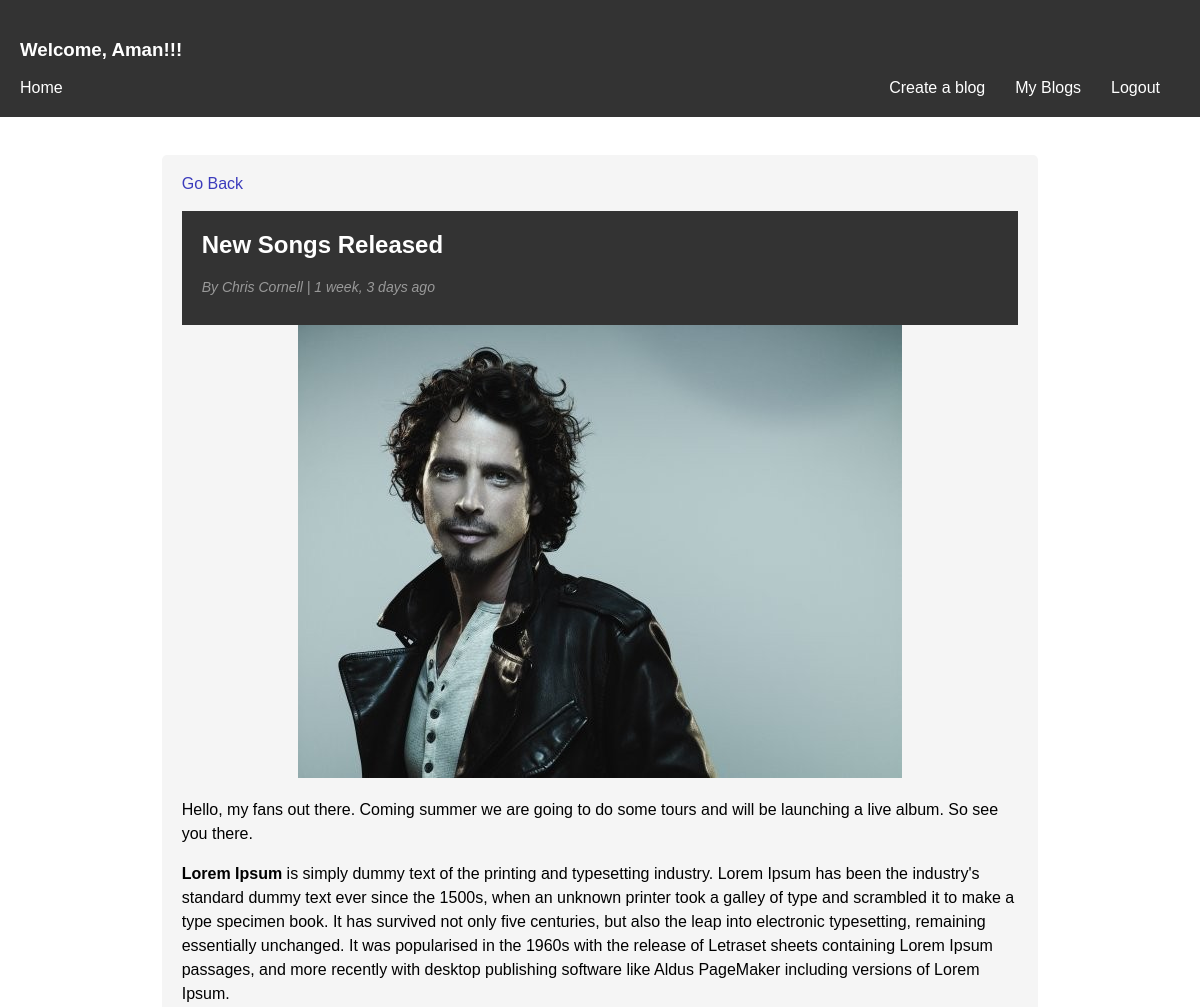
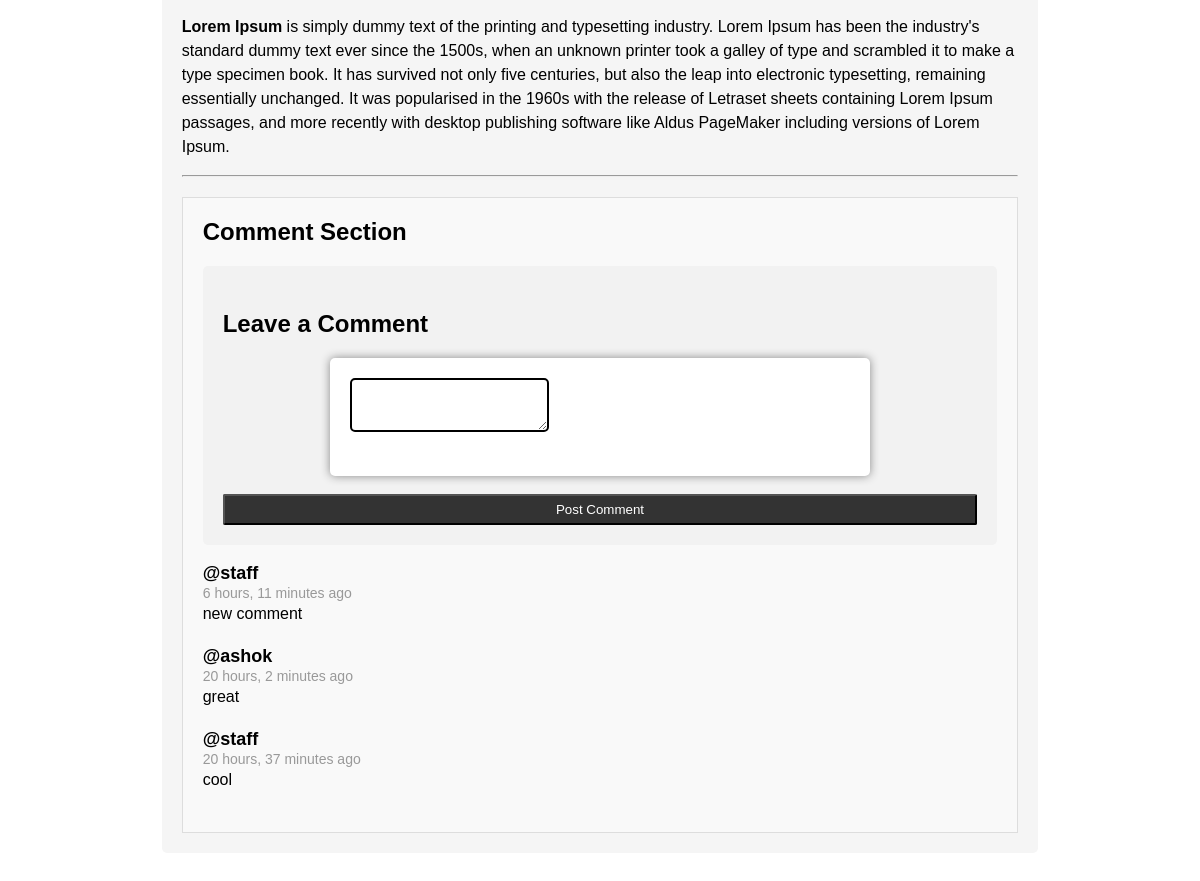
Page /article/027a6121-a382-4bb2-81b1-5813f990954c/ (signed in) on the committed database (2 pictures, top to bottom).
### blogs/models.py (models this page shows, shortened)
class Post(models.Model):
    title = models.CharField(max_length=255)
    author  = models.ForeignKey(User, on_delete=models.CASCADE)
    featured_image = models.ImageField(null=True,blank=True)
    body = RichTextField(blank=True,null=True)
    created = models.DateTimeField(auto_now_add=True)
    id = models.UUIDField(default=uuid.uuid4,unique=True,primary_key=True,editable=False)
    class Meta:
        ordering = ['-created']

class Comment(models.Model):
    post = models.ForeignKey(Post,related_name="comments",on_delete=models.CASCADE)
    name = models.ForeignKey(User, on_delete=models.CASCADE)
    body = models.TextField()
    created = models.DateTimeField(auto_now=True)
    id = models.UUIDField(default=uuid.uuid4,unique=True,primary_key=True,editable=False)
    class Meta:
        ordering = ['-created']

### blogs/views.py (the view, shortened to what this page needs)
# urls.py: path('article/<str:pk>/',views.BlogPost,name='detail-article'),
def BlogPost(request,pk):
    post = Post.objects.get(id=pk)
    context = {'post' : post}
    return render(request,'blogs/detail-article.html',context)

### blogs/templates/blogs/detail-article.html (shortened to what this page needs)
{% extends 'base.html' %}
{% block content %}
<main>
<article class="post">
  <a class="" href="{% url 'home' %}">Go Back</a>
  <br>
  <br>
  <header>
    <h1 class="post-title">{{ post.title }}</h1>
    <p class="post-meta">By {{ post.author.first_name }}
        {{ post.author.last_name }} | {{ post.created|timesince}} ago
    </p>
  </header>
  {% if post.featured_image %}
  <div class="post-image">
    <img src="{{ post.featured_image.url }}" alt="Blog post image">
  </div>
  {% endif %}
<div class="post-content">
<p>{{post.body|safe}}</p>
</div>
<hr>
<div class="comment">
    <h2>Comment Section</h2>
    {% if request.user.is_authenticated %}
    <div class="comment-form">
        <h3>Leave a Comment</h3>
        <form method="POST">
          <div class="form-group">
            <textarea id="comment" name="comment" required></textarea>
          </div>
          <br>
          <button type="submit">Post Comment</button>
        </form>
    </div>
    <br>
    {% else %}
    <small><a href="{% url 'login' %}">Log in to comment</a></small>
    <br>
    <br>
    {% endif %}
    {% for comment in post.comments.all %}
    <ul>
      <li>
        <div class="comment-meta">
          <div class="comment-author">
            <h4>@{{comment.name}}</h4>
            <span class="comment-date">{{comment.created|timesince}} ago</span>
          </div>
        </div>
        <p>{{ comment.body }}</p>
      </li>
    </ul>
    {% endfor%}
</div>
</article>
</main>
{% endblock %}

### templates/navbar.html
<header>
    {% if user.is_authenticated %}
    <h3>Welcome, {{request.user|capfirst}}!!!</h3>
    {% endif %}
    <a class="home-nav" style="color:white;font-size:16px;float:left;text-decoration:none;" href="{% url 'home' %}">Home</a></small>
    <nav>
        <ul>
            {% if user.is_authenticated %}
            <li><a href="{% url 'create-article' %}">Create a blog</a></li>
            <li><a href="{% url 'user-blogs' %}">My Blogs</a></li>
            <li><a href="{% url 'logout' %}">Logout</a></li>
            {% else %}
            <li><a href="{% url 'login' %}">Login/Sign Up</a>
            {% endif %}
        </ul>
    </nav>
</header>

### static/styles/main.css (style rules this page uses)
body { font-family: Arial, sans-serif; margin: 0; padding: 0; }
header { background-color: #333; color: #fff; padding: 20px; }
nav { display: flex; justify-content: right; align-items: center; }
nav ul { list-style: none; margin: 0; padding: 0; display: flex; }
nav li { margin-right: 10px; }
nav a { color: #fff; text-decoration: none; padding: 10px; border-radius: 5px; }
h2 { margin-top: 0; }
button { background-color: #333; color: #fff; height: 31px; border-radius: 2px; }
main { padding: 20px; display: flex; justify-content: center; }
a { text-decoration: none; color: rgb(59, 59, 188); }
.post { background-color: #f5f5f5; padding: 20px; border-radius: 5px; margin-bottom: 20px; width: 836.6px; height: auto; }
.post-title { margin-top: 0; }
.post-meta { margin-bottom: 10px; font-style: italic; font-size: 14px; color: #999; }
.post-image { margin-bottom: 20px; display: flex; justify-content: center; }
.post-image img { max-width: 100%; }
.post-content { line-height: 1.5; }
.form-group { background-color: #fff; padding: 20px; border-radius: 5px; box-shadow: 0px 0px 10px #888; width: 500px; margin: 0 auto; }
.comment { margin-top: 20px; padding: 20px; background-color: #f9f9f9; border: 1px solid #ddd; }
.comment h3 { margin-bottom: 10px; font-size: 24px; font-weight: bold; }
.comment ul { list-style: none; padding: 0; margin: 0; }
.comment li { margin-bottom: 20px; }
.comment-meta { display: flex; align-items: center; }
.comment-author h4 { margin: 0; font-size: 18px; font-weight: bold; }
.comment-date { font-size: 14px; color: #999; }
.comment p { margin: 0; font-size: 16px; line-height: 1.5; }
.comment-form { background-color: #f2f2f2; padding: 20px; margin-top: 20px; border-radius: 5px; }
.comment-form h3 { font-size: 24px; margin-bottom: 20px; }
.comment-form form { display: flex; flex-direction: column; }
.comment-form input, .comment-form textarea { padding: 10px; margin-bottom: 20px; border-radius: 5px; border: 2px solid black; }
.comment-form button[type="submit"] { cursor: pointer; }

### rows in the picture
Post: title "New Songs Released", author.first_name "Chris", author.last_name "Cornell", created "1 week, 3 days", featured_image (picture), body "Hello, my fans out there. Coming summer we are going to do some tours and will be launching a live album. So see you there. Lorem Ipsum is simply dummy text of the printing and typesetting industry. Lorem Ipsum has been the industry's standard dummy text ever since the 1500s, when an unknown printer took a galley of type and scrambled it to make a type specimen book. It has survived not only five centuries, but also the leap into electronic typesetting, remaining essentially unchanged. It was popularised in the 1960s with the release of Letraset sheets containing Lorem Ipsum passages, and more recently with desktop publishing software like Aldus PageMaker including versions of Lorem Ipsum.…"
Comment: name "staff", created "6 hours, 11 minutes", body "new comment"
Comment: name "ashok", created "20 hours, 2 minutes", body "great"
Comment: name "staff", created "20 hours, 37 minutes", body "cool"

### other values in the picture
{{ request.user|capfirst }} "Aman"
